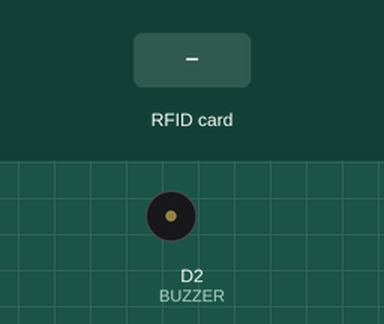
This sketch was run on a simulated ESP8266 (NodeMCU). On the bench: buzzer (waves = sounding, pin HIGH). The inputs (shaded band) are chosen by the test bench. WiFi joins after 1.5 s; servers stay silent unless stated; uploads are accepted with an empty reply; what the sketch prints to the serial monitor is not drawn.

Above: at 5.2 s.
5.3 s: RFID card 07 01 20 03 held to the reader
At 6.4 s:
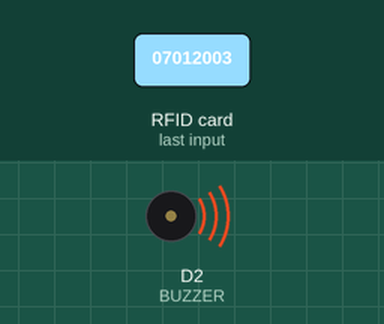
Timing chart, 0 to 11.1 s (numbered marks = the images above; inputs shaded):
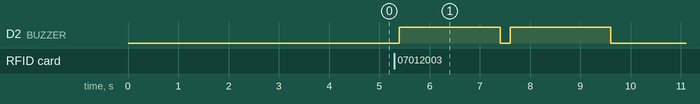

Measured:
- after the input at 5.3 s, D2 (BUZZER): alternates HIGH for 2.0 s and LOW for 0.20 s, 4 changes in all, then stays LOW, starting after 0.10 s

The sketch:

main_code.ino
```cpp
#include <SPI.h>
#include <MFRC522.h>
#include <Arduino.h>
#include <ESP8266WiFi.h>
#include <ESP8266WiFiMulti.h>
#include <ESP8266HTTPClient.h>
#include <WiFiClient.h>
#include <WiFiClientSecureBearSSL.h>

// Fingerprint for demo URL, expires on June 2, 2021, needs to be updated well before this date
const uint8_t fingerprint[20] = {0x5a, 0xa2, 0x2c, 0x28, 0x7c, 0xae, 0x70, 0x52, 0x45, 0xe9, 0x83, 0xdd, 0xc8, 0x85, 0x11, 0xe1, 0xb0, 0x88, 0xb5, 0x92};
#define RST_PIN  D3     // Configurable, see typical pin layout above
#define SS_PIN   D4     // Configurable, see typical pin layout above
#define BUZZER   D2     // Configurable, see typical pin layout above

MFRC522 mfrc522(SS_PIN, RST_PIN);  // Instance of the class
MFRC522::MIFARE_Key key;
ESP8266WiFiMulti WiFiMulti;
MFRC522::StatusCode status;

/* Be aware of Sector Trailer Blocks */
int blockNum = 2;

/* Create another array to read data from Block */
/* Legthn of buffer should be 2 Bytes more than the size of Block (16 Bytes) */
byte bufferLen = 18;
byte readBlockData[18];

String data2;
const String data1 = "https://script.google.com/macros/s/AKfycbwi_fGGOOxUdLH5vl2BqRLK2AkU42L8j3S0XpfuSf82N1iwE0uXYzLKIbUU1yEyLEdn/exec?name=";

void setup()
{
  /* Initialize serial communications with the PC */
  Serial.begin(9600);
  // Serial.setDebugOutput(true);

  Serial.println();
  Serial.println();
  Serial.println();

  for (uint8_t t = 4; t > 0; t--)
  {
    Serial.printf("[SETUP] WAIT %d...\n", t);
    Serial.flush();
    delay(1000);
  }

  WiFi.mode(WIFI_STA);

  /* Put your WIFI Name and Password here */
  WiFiMulti.addAP("Dhruv","07012003");

  /* Set BUZZER as OUTPUT */
  pinMode(BUZZER, OUTPUT);
  /* Initialize SPI bus */
  SPI.begin();
}

void loop()
{
  /* Initialize MFRC522 Module */
  mfrc522.PCD_Init();
  /* Look for new cards */
  /* Reset the loop if no new card is present on RC522 Reader */
  if ( ! mfrc522.PICC_IsNewCardPresent())
  {
    return;
  }
  /* Select one of the cards */
  if ( ! mfrc522.PICC_ReadCardSerial())
  {
    return;
  }
  /* Read data from the same block */
  Serial.println();
  Serial.println(F("Reading last data from RFID..."));
  ReadDataFromBlock(blockNum, readBlockData);
  /* If you want to print the full memory dump, uncomment the next line */
  //mfrc522.PICC_DumpToSerial(&(mfrc522.uid));

  /* Print the data read from block */
  Serial.println();
  Serial.print(F("Last data in RFID:"));
  Serial.print(blockNum);
  Serial.print(F(" --> "));
  for (int j=0 ; j<16 ; j++)
  {
    Serial.write(readBlockData[j]);
  }
  Serial.println();
  digitalWrite(BUZZER, HIGH);
  delay(2000);
  digitalWrite(BUZZER, LOW);
  delay(200);
  digitalWrite(BUZZER, HIGH);
  delay(2000);
  digitalWrite(BUZZER, LOW);

  // wait for WiFi connection
  if ((WiFiMulti.run() == WL_CONNECTED))
  {
    std::unique_ptr<BearSSL::WiFiClientSecure>client(new BearSSL::WiFiClientSecure);

    client->setFingerprint(fingerprint);
    // Or, if you happy to ignore the SSL certificate, then use the following line instead:
     client->setInsecure();

    data2 = data1 + String((char*)readBlockData);
    data2.trim();
    Serial.println(data2);

    HTTPClient https;
    Serial.print(F("[HTTPS] begin...\n"));
    if (https.begin(*client, (String)data2))
    {
      // HTTP
      Serial.print(F("[HTTPS] GET...\n"));
      // start connection and send HTTP header
      int httpCode = https.GET();

      // httpCode will be negative on error
      if (httpCode > 0)
      {
        // HTTP header has been send and Server response header has been handled
        Serial.printf("[HTTPS] GET... code: %d\n", httpCode);
        // file found at server
      }
      else
      {
        Serial.printf("[HTTPS] GET... failed, error: %s\n", https.errorToString(httpCode).c_str());
      }
      https.end();
      delay(1000);
    }
    else
    {
      Serial.printf("[HTTPS} Unable to connect\n");
    }
  }
}

void ReadDataFromBlock(int blockNum, byte readBlockData[])
{
  /* Prepare the ksy for authentication */
  /* All keys are set to FFFFFFFFFFFFh at chip delivery from the factory */
  for (byte i = 0; i < 6; i++)
  {
    key.keyByte[i] = 0xFF;
  }
  /* Authenticating the desired data block for Read access using Key A */
  status = mfrc522.PCD_Authenticate(MFRC522::PICC_CMD_MF_AUTH_KEY_A, blockNum, &key, &(mfrc522.uid));

  if (status != MFRC522::STATUS_OK)
  {
     Serial.print("Authentication failed for Read: ");
     Serial.println(mfrc522.GetStatusCodeName(status));
     return;
  }
  else
  {
    Serial.println("Authentication success");
  }

  /* Reading data from the Block */
  status = mfrc522.MIFARE_Read(blockNum, readBlockData, &bufferLen);
  if (status != MFRC522::STATUS_OK)
  {
    Serial.print("Reading failed: ");
    Serial.println(mfrc522.GetStatusCodeName(status));
    return;
  }
  else
  {
    Serial.println("Block was read successfully");
  }
}
```
